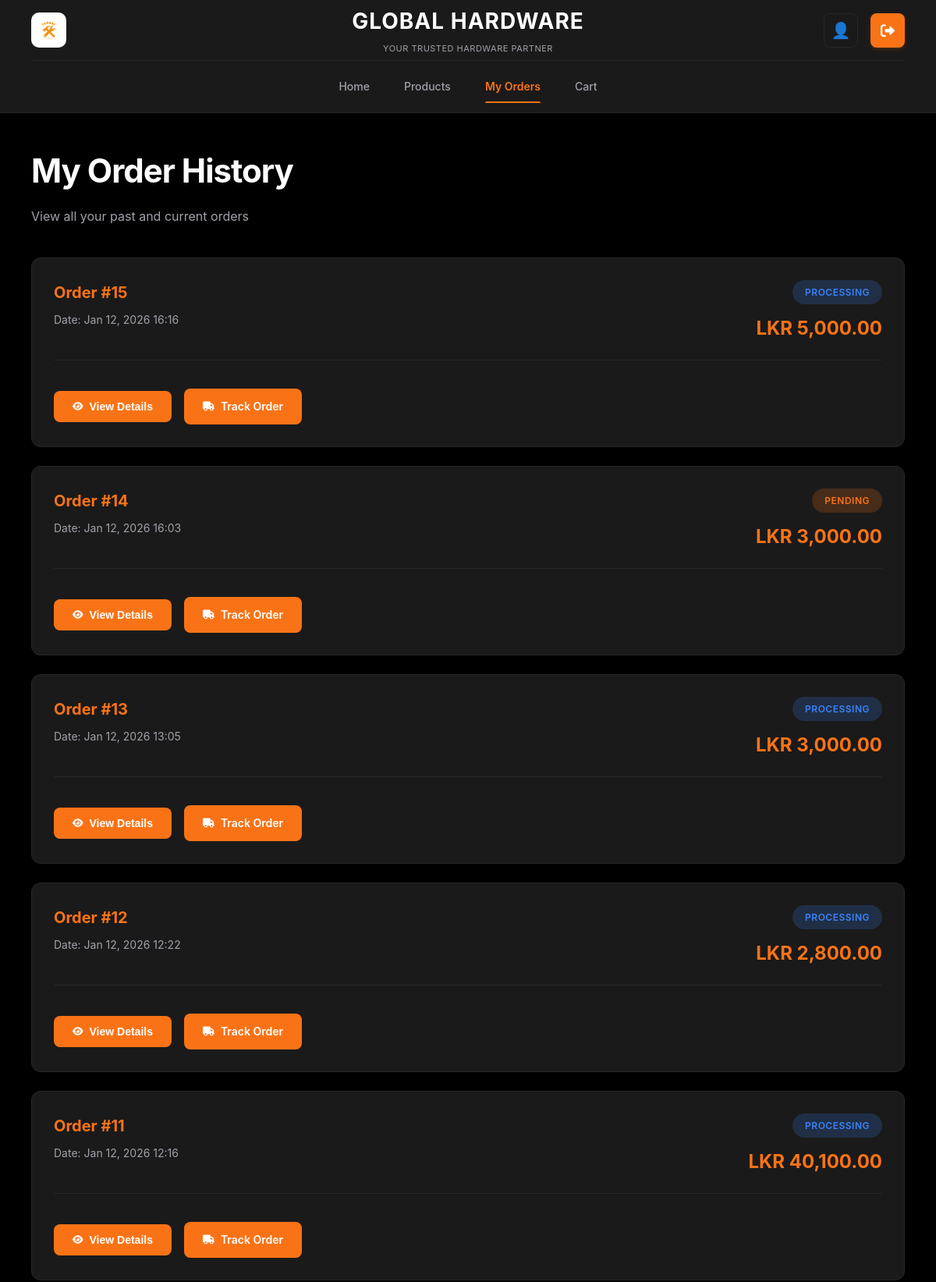
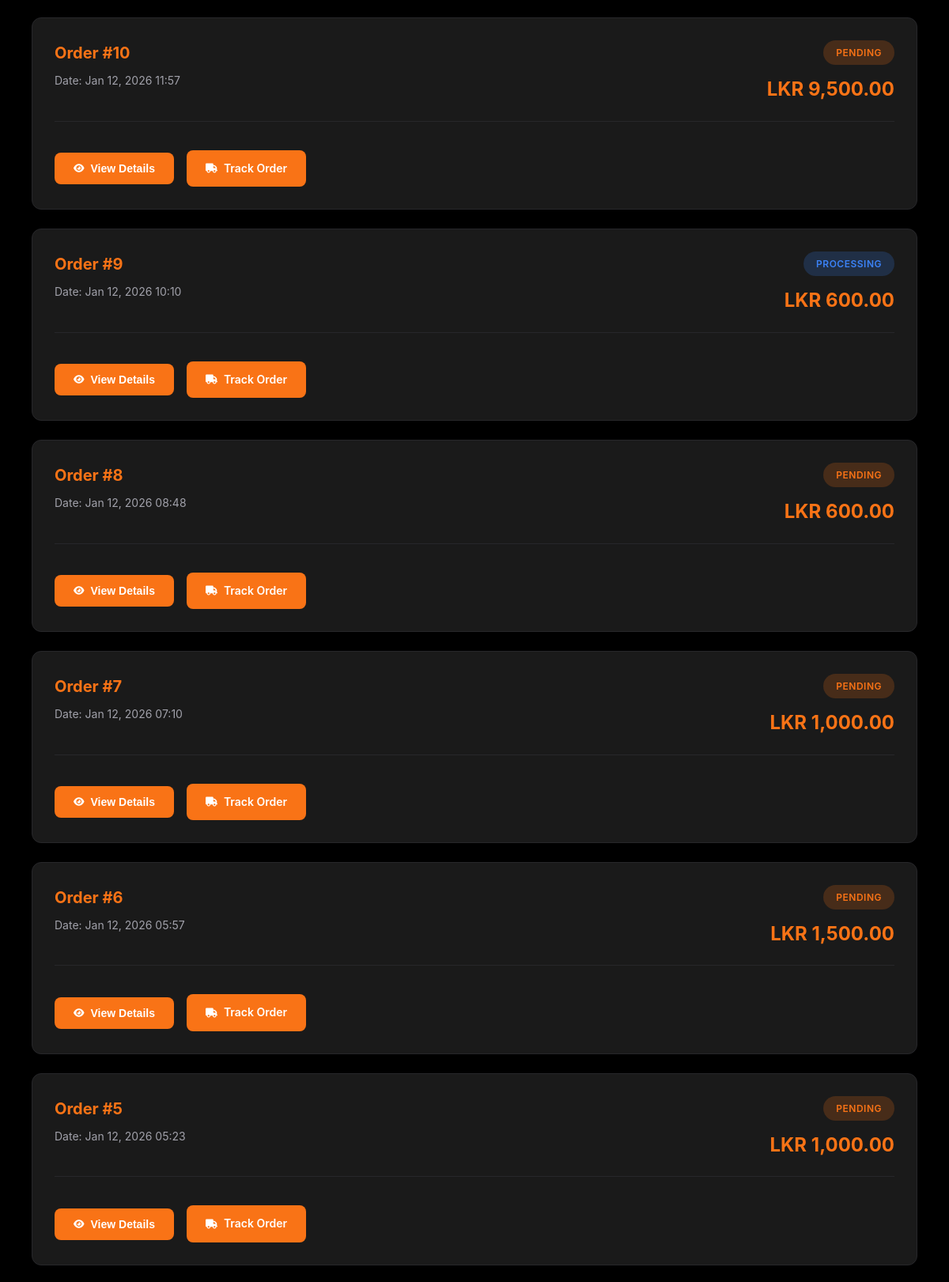
The app's page /customer/orders.php (signed in, upper part) with its own data (2 pictures, top to bottom).
### tables this page shows
CREATE TABLE `orders` (
  `order_id` int(11) NOT NULL,
  `customer_id` int(11) NOT NULL,
  `order_date` datetime DEFAULT current_timestamp(),
  `total_amount` decimal(10,2) NOT NULL,
  `status` enum('Pending','Processing','Completed','Cancelled') DEFAULT 'Pending'
);

### customer/orders.php (the view, shortened to what this page needs)
<?php
require_once '../config/db.php';
$customerId = $_SESSION['customer_id'];
$ordersStmt = $pdo->prepare("SELECT * FROM orders WHERE customer_id = ? ORDER BY order_date DESC");
$ordersStmt->execute([$customerId]);
$orders = $ordersStmt->fetchAll();
?>
<!DOCTYPE html>
<html lang="en">
<head>
    <link rel="stylesheet" href="footer_styles.css">
    <link rel="stylesheet" href="common_styles.css">
    <link rel="stylesheet" href="https://cdnjs.cloudflare.com/ajax/libs/font-awesome/6.0.0/css/all.min.css">
</head>
<body>
    <?php include 'header.php'; ?>
    <main class="main-content">
        <div class="page-header">
            <h1 class="page-title">My Order History</h1>
            <p class="page-subtitle">View all your past and current orders</p>
        </div>
        <div class="orders-section">
            <?php if (empty($orders)): ?>
                <div class="no-orders">
                    <p>You haven't placed any orders yet.</p>
                    <a href="dashboard.php">Start Shopping</a>
                </div>
            <?php else: ?>
                <?php foreach($orders as $order): ?>
                    <div class="order-card">
                        <div class="order-header">
                            <div class="order-info">
                                <h3>Order #<?= $order['order_id'] ?></h3>
                                <div class="order-date">Date: <?= date('M d, Y H:i', strtotime($order['order_date'])) ?></div>
                            </div>
                            <div class="order-status-section">
                                <span class="order-status status-<?= strtolower(trim($order['status'])) ?>"><?= htmlspecialchars(trim($order['status'])) ?></span>
                                <div class="order-total">LKR <?= number_format($order['total_amount'], 2) ?></div>
                            </div>
                        </div>
                        <button class="expand-btn" onclick="toggleDetails(<?= $order['order_id'] ?>)">
                            <i class="fas fa-eye"></i> View Details
                        </button>
                        <a href="order_success.php?order_id=<?= $order['order_id'] ?>" class="expand-btn" style="text-decoration: none; margin-left: 12px;">
                            <i class="fas fa-truck"></i> Track Order
                        </a>
                    </div>
                <?php endforeach; ?>
            <?php endif; ?>
        </div>
    </main>
<?php include 'footer.php'; ?>

### customer/common_styles.css (style rules this page uses)
* { margin: 0; padding: 0; box-sizing: border-box; }
:root { --sidebar-bg: #1a1a1a; --main-bg: #000000; --card-bg: #1a1a1a; --orange: #f97316; --orange-dark: #ea580c; --text-primary: #ffffff; --text-secondary: #a1a1aa; --text-muted: #71717a; --border-color: #27272a; --hover-bg: #27272a; --success-color: #10b981; --danger-color: #ef4444; }
body { font-family: 'Inter', -apple-system, BlinkMacSystemFont, 'Segoe UI', Roboto, sans-serif; background: var(--main-bg); color: var(--text-primary); line-height: 1.6; font-size: 14px; min-height: 100vh; }
.main-content { max-width: 1400px; margin: 0 auto; padding: 40px; }
.page-header { margin-bottom: 40px; }
.page-title { font-size: 42px; font-weight: 700; color: var(--text-primary); margin-bottom: 12px; letter-spacing: -1px; }
.page-subtitle { font-size: 16px; color: var(--text-secondary); font-weight: 400; }
button, .btn { padding: 10px 24px; background: var(--orange); color: white; border: none; border-radius: 8px; cursor: pointer; font-weight: 600; font-size: 14px; transition: all 0.2s; text-decoration: none; display: inline-block; }

### customer/orders.php (style rules this page uses)
* { margin: 0; padding: 0; box-sizing: border-box; }
:root { --sidebar-bg: #1a1a1a; --main-bg: #000000; --card-bg: #1a1a1a; --orange: #f97316; --orange-dark: #ea580c; --text-primary: #ffffff; --text-secondary: #a1a1aa; --text-muted: #71717a; --border-color: #27272a; --hover-bg: #27272a; --success-color: #10b981; }
body { font-family: 'Inter', -apple-system, BlinkMacSystemFont, 'Segoe UI', Roboto, sans-serif; background: var(--main-bg); color: var(--text-primary); line-height: 1.6; font-size: 14px; min-height: 100vh; }
.main-content { max-width: 1400px; margin: 0 auto; padding: 40px; }
.page-header { margin-bottom: 40px; }
.page-title { font-size: 42px; font-weight: 700; color: var(--text-primary); margin-bottom: 12px; letter-spacing: -1px; }
.page-subtitle { font-size: 16px; color: var(--text-secondary); font-weight: 400; }
.orders-section { display: flex; flex-direction: column; gap: 24px; }
.order-card { background: var(--card-bg); border: 1px solid var(--border-color); border-radius: 12px; padding: 28px; transition: all 0.3s; }
.order-header { display: flex; justify-content: space-between; align-items: flex-start; margin-bottom: 20px; padding-bottom: 20px; border-bottom: 1px solid var(--border-color); }
.order-info h3 { font-size: 20px; font-weight: 700; color: var(--orange); margin-bottom: 8px; }
.order-date { font-size: 14px; color: var(--text-secondary); }
.order-status-section { text-align: right; }
.order-status { display: inline-block; padding: 6px 16px; border-radius: 20px; font-size: 12px; font-weight: 600; text-transform: uppercase; letter-spacing: 0.5px; margin-bottom: 12px; }
.status-pending { background: rgba(249, 115, 22, 0.2); color: var(--orange); text-transform: uppercase; letter-spacing: 0.5px; }
.status-processing { background: rgba(59, 130, 246, 0.2); color: #3b82f6; text-transform: uppercase; letter-spacing: 0.5px; }
.order-total { font-size: 24px; font-weight: 700; color: var(--orange); }
.expand-btn { padding: 12px 24px; background: var(--orange); color: white; border: none; border-radius: 8px; cursor: pointer; font-weight: 600; font-size: 14px; transition: all 0.2s; margin-top: 16px; display: inline-flex; align-items: center; gap: 8px; }
.expand-btn i { font-size: 12px; }

### records on screen
orders: order_id "15", order_date "Jan 12, 2026 16:16", status "PROCESSING", total_amount "5,000.00"
orders: order_id "14", order_date "Jan 12, 2026 16:03", status "PENDING", total_amount "3,000.00"
orders: order_id "13", order_date "Jan 12, 2026 13:05", status "PROCESSING", total_amount "3,000.00"
orders: order_id "12", order_date "Jan 12, 2026 12:22", status "PROCESSING", total_amount "2,800.00"
orders: order_id "11", order_date "Jan 12, 2026 12:16", status "PROCESSING", total_amount "40,100.00"
orders: order_id "10", order_date "Jan 12, 2026 11:57", status "PENDING", total_amount "9,500.00"
orders: order_id "9", order_date "Jan 12, 2026 10:10", status "PROCESSING", total_amount "600.00"
orders: order_id "8", order_date "Jan 12, 2026 08:48", status "PENDING", total_amount "600.00"
orders: order_id "7", order_date "Jan 12, 2026 07:10", status "PENDING", total_amount "1,000.00"
orders: order_id "6", order_date "Jan 12, 2026 05:57", status "PENDING", total_amount "1,500.00"
orders: order_id "5", order_date "Jan 12, 2026 05:23", status "PENDING", total_amount "1,000.00"
